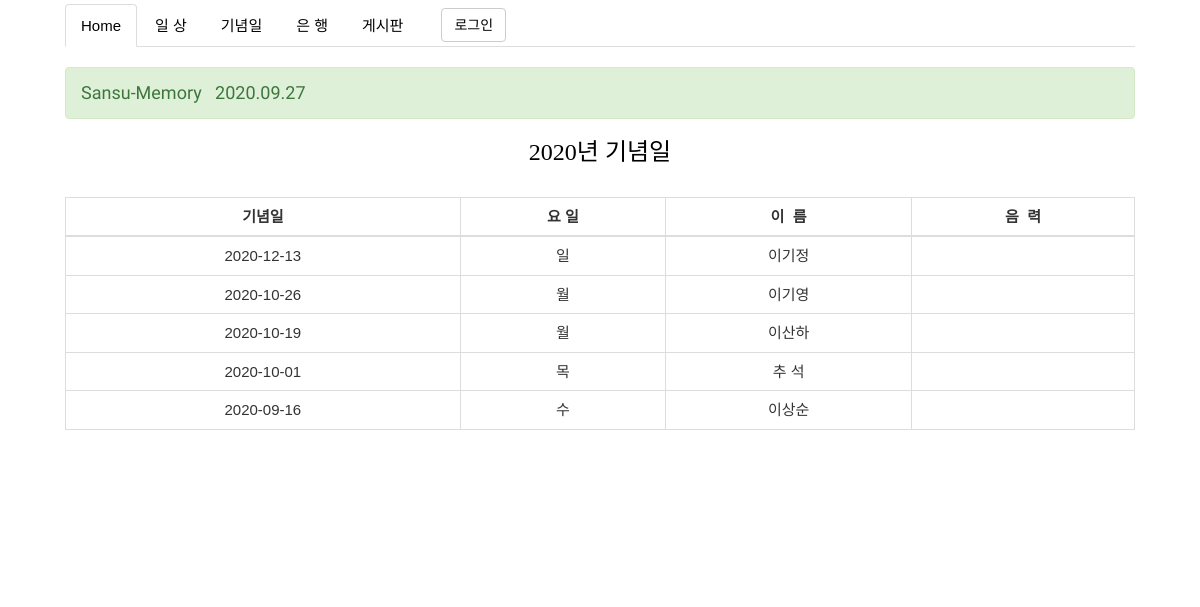
/anniversary_list/, run on an earlier commit of the app's database.
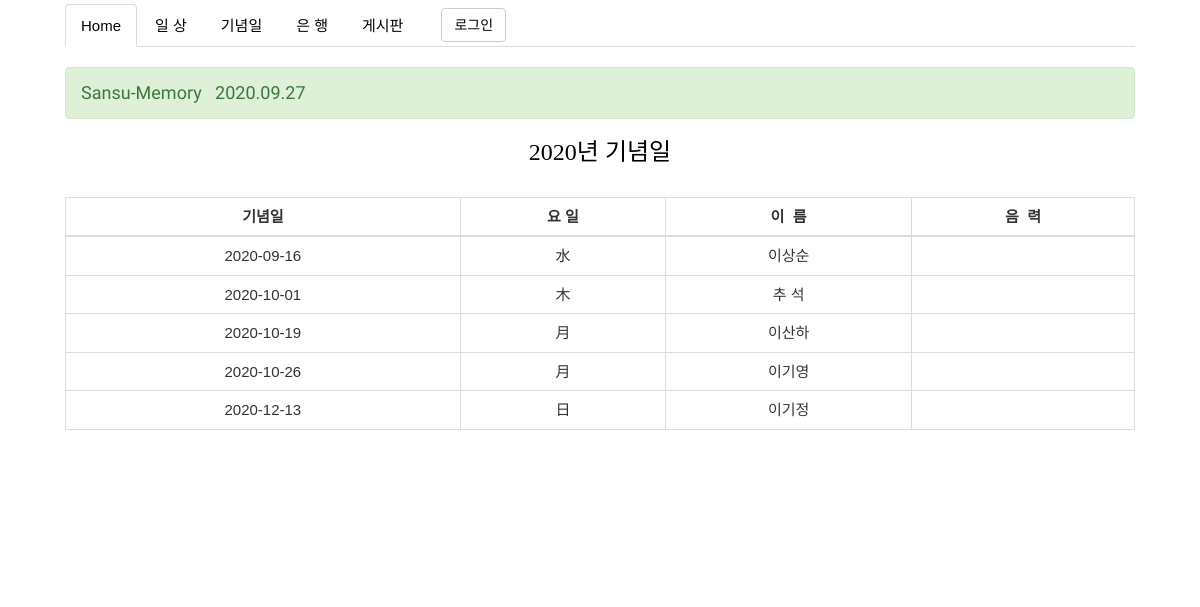
And on a later commit of the database.
### family_site/models.py (models this page shows, shortened)
class Anniversary(models.Model):
    anniversary_date = models.CharField('생일날자', max_length=20, help_text='생일날자')
    anniversary_day = models.CharField('요일', max_length=10,default='',  help_text='요일')
    anniversary_name = models.CharField('이름', max_length=20, default='', help_text='생일 당사자 이름')
    anniversary_lunar_date = models.CharField('생일 음력 날자', max_length=20, blank=True, help_text='생일 음력 날자')
    daily_created_date = models.DateTimeField('생성일', default=timezone.now, help_text='생성날자')
    daily_published_date = models.DateTimeField('수정일', auto_now=True, help_text='수정날자')
    class Meta:
        ordering = ('id',)

### family_site/views.py (the view)
# urls.py: path('anniversary_list/', views.AnniversaryListView.as_view(), name='anniversary_list'),
class AnniversaryListView(ListView):
    model = Anniversary
    template_name = 'family_site/anniversary/anniversary_list.html'
    def get_context_data(self, *args, **kwargs):
        context = super().get_context_data(*args, **kwargs)
        anni = date(2018,3,31)
        context['a'] = anni
        b = date.today()
        return context

### family_site/templates/family_site/anniversary/anniversary_list.html (shortened to what this page needs)
{% extends 'main_layout.html' %}
{% load static %}
{% block stylesheet %} {% static 'family_site/css/anniversary/anniversary_list.css' %} {% endblock stylesheet %}
{% block content1 %}
<h3 id='anniversary'>2020년 기념일</h3><br>
<table class='table table-bordered table-hover'>
    <thead>
        <tr>
            <th>기념일</th>
            <th>요 일</th>
            <th>이&nbsp;&nbsp;름</th>
            <th>음&nbsp;&nbsp;력</th>
        </tr>
    </thead>
    <tbody>{% for i in object_list %}
        <tr id='back'>
            <td>{{ i.anniversary_date }}</td>
            <td>{{ i.anniversary_day }}</td>
            <td>{{ i.anniversary_name }}</td>
            <td>{{ i.anniversary_lunar_date }}</td>
        </tr>{% endfor %}
    </tbody>
</table>
<br><br><br><br><br><br>
{% endblock content1 %}

### templates/main_layout.html (shortened to what this page needs)
<!DOCTYPE html>
{% load static %}
{% load humanize %}
<html lang="ko">
<head>
    <link rel="stylesheet" href="https://maxcdn.bootstrapcdn.com/bootstrap/3.3.7/css/bootstrap.min.css" />
    <link rel="stylesheet" type="text/css" href="{% static 'css/main_layout.css' %}" />
    <link rel="stylesheet" type="text/css" href="{% block stylesheet %}  {% endblock stylesheet %}" />
</head>
<body>
<div data-role="page">
<div id="base_page_wrap">
    <div class="container-fluid" id="nav">
            <ul class="nav nav-tabs">
            <li class="active"><a href="{% url 'sansu' %}">Home</a></li>
            <li><a href="{% url 'family_site:daily_list' %}">일 상</a></li>
            <li><a href="{% url 'family_site:anniversary_list' %}">기념일</a></li>
            <li><a href="{% url 'family_site:wrbank_list' %}">은 행</a></li>
            <li><a href="{% url 'family_site:note_list' %}">게시판</a></li>
            <li id='login_signup'>
                {% if user.is_active %}
                    <span class='welcome'>Welcome<strong>{% firstof user_get_short_name user.get_username  %}</strong>&nbsp;&nbsp;<a class='btn btn-default' href="{% url 'account_logout' %}">로그아웃</a></span>
                {% else %}
                    <span class='welcome'>
                        <a class='btn btn-default' href='{% url 'family_site:kakao_login' %}'>로그인</a>
                    </span>
                {% endif %}
            </li>
           </ul>
    </div>
    <div class="container-fluid">
        <div class="row">
            <div class="col-xs-12">
                <h4 class="alert alert-success" role="alert">Sansu-Memory &nbsp;&nbsp;{% now 'Y.m.d' %}</h4>
                {% block content1 %}{% endblock content1 %}
            </div>
        </div>
    </div>
    <div class="container-fluid">
        <div class="row">
            <div class="col-xs-12">
            </div>
        </div>
    </div>
</div>
</div>
    <br><br><br><br><br><br>
</body>
</html>

### staticfiles/css/main_layout.css (style rules this page uses)
* { padding: 0px; margin: 0px; font-size: 15px; font-family: "맑은 고딕", 나눔고딕, 고딕, Arial, Tahoma, "Trebuche MS", "Times New Roman", 바탕, 바탕체; word-wrap: break-word; }
#nav a:link, a:visited, a:hover, a:active { color: black; font-weight: normal; }
#base_page_wrap { max-width: 1100px; margin: 0 auto; border-top: 4px solid white; }
#base_page_wrap h4 { margin-top: 20px; margin-bottom: 20px; }
table, tr, th, td { border-collapse: collapse; }
h4 { color: gray; text-align: left; font-family: 'Miltonian Tattoo', cursive; }
#login_signup { padding-left: 20px; padding-top: 4px; }

### family_site/static/family_site/css/anniversary/anniversary_list.css (style rules this page uses)
table, tr, th, td { text-align: center; }
h3 { font-family: '고딕', 나눔고딕, 바탕체; }
#anniversary { text-align: center; color: black; }

What changed in the data, as far as the page shows it:
removed Anniversary: anniversary_date "2020-12-13", anniversary_day "일", anniversary_name "이기정"
removed Anniversary: anniversary_date "2020-10-26", anniversary_day "월", anniversary_name "이기영"
removed Anniversary: anniversary_date "2020-10-19", anniversary_day "월", anniversary_name "이산하"
removed Anniversary: anniversary_date "2020-10-01", anniversary_day "목", anniversary_name "추 석"
removed Anniversary: anniversary_date "2020-09-16", anniversary_day "수", anniversary_name "이상순"
added Anniversary: anniversary_date "2020-09-16", anniversary_day "水", anniversary_name "이상순"
added Anniversary: anniversary_date "2020-10-01", anniversary_day "木", anniversary_name "추 석"
added Anniversary: anniversary_date "2020-10-19", anniversary_day "月", anniversary_name "이산하"
added Anniversary: anniversary_date "2020-10-26", anniversary_day "月", anniversary_name "이기영"
added Anniversary: anniversary_date "2020-12-13", anniversary_day "日", anniversary_name "이기정"
